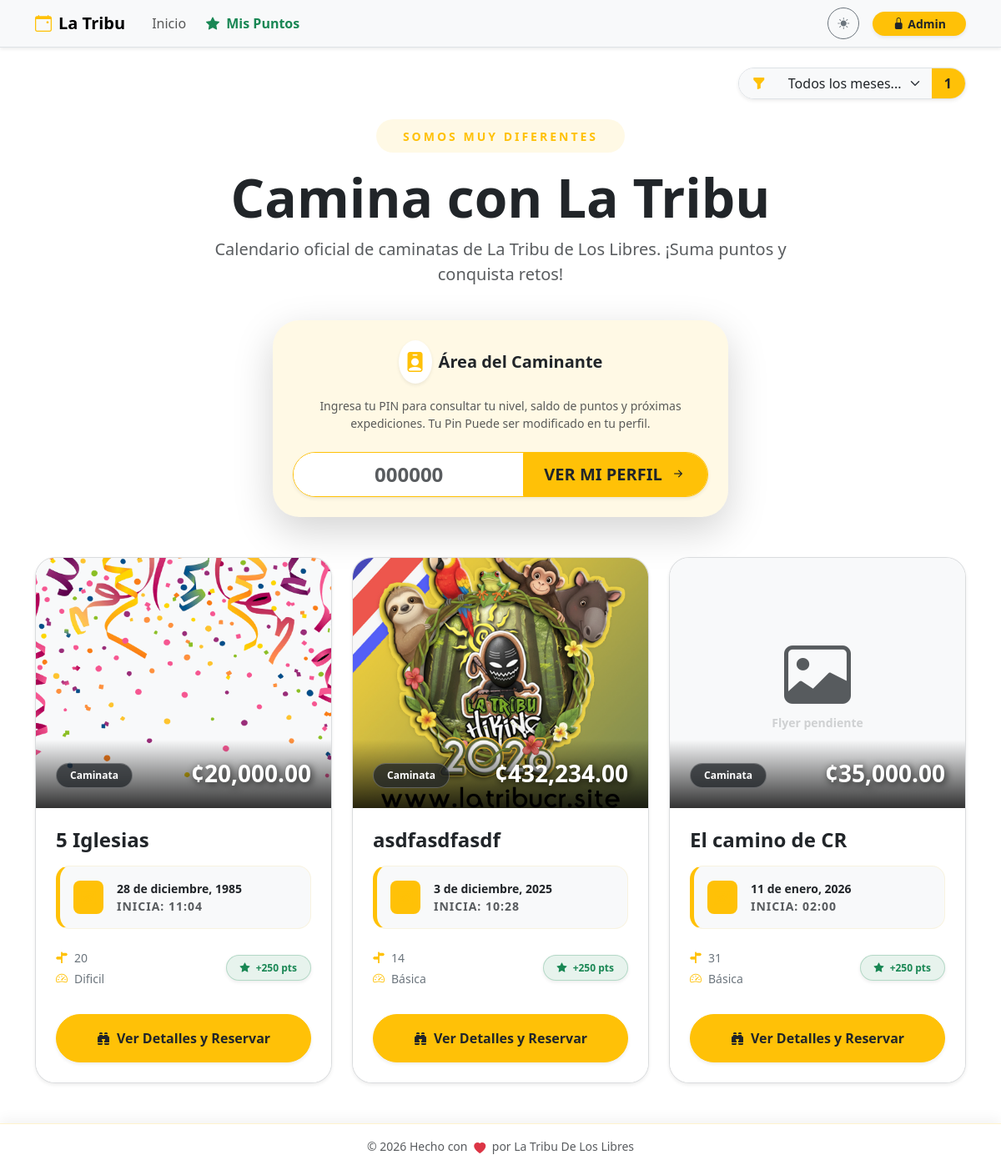
The page / on the database its author committed.
### db.py (models this page shows)
class Event(db.Model):
    __tablename__ = 'event'
    id = db.Column(db.Integer, primary_key=True)
    title = db.Column(db.String(100), nullable=False)
    flyer = db.Column(db.String(120)) # Nombre del archivo de imagen
    currency = db.Column(db.String(5), default='¢')
    price = db.Column(db.Float, nullable=False)
    reservation_fee = db.Column(db.String(50)) # Texto libre ej: "5000 colones"
    points_reward = db.Column(db.Integer, default=10) # Puntos que otorga
    activity_type = db.Column(db.String(50)) # Caminata, Camping, etc.
    difficulty = db.Column(db.String(50))
    distance = db.Column(db.String(50))
    duration_days = db.Column(db.Integer, default=1)
    event_date = db.Column(db.Date, nullable=False)
    end_date = db.Column(db.Date) # Para eventos de varios días
    departure_point = db.Column(db.String(150))
    departure_time = db.Column(db.String(20))
    pickup_point = db.Column(db.String(200))
    capacity = db.Column(db.Integer, default=0)
    description = db.Column(db.Text)
    status = db.Column(db.String(20), default='Activa') # Activa, Suspendido, Se Traslado
    moved_date = db.Column(db.Date) # Nueva fecha si se traslada
    bookings = db.relationship('Booking', backref='event', lazy=True, cascade="all, delete-orphan")

### app.py (the view)
@main_bp.route('/')
def home():
    search_month = request.args.get('search_month', type=int)
    query = Event.query
    if search_month:
        query = query.filter(extract('month', Event.event_date) == search_month)
    events = query.order_by(Event.event_date.asc()).all()
    return render_template('home.html', events=events)

### app.py (called while the page is built)
@app.before_request
def force_https():
    if request.headers.get('X-Forwarded-Proto') == 'http':
        url = request.url.replace('http://', 'https://', 1)
        return redirect(url, code=301)

### templates/home.html (shortened to what this page needs)
{% extends "base.html" %}
{% block content %}
{% set meses = ['', 'enero', 'febrero', 'marzo', 'abril', 'mayo', 'junio', 'julio', 'agosto', 'septiembre', 'octubre', 'noviembre', 'diciembre'] %}
<div class="row align-items-center mb-4 animate__animated animate__fadeIn">
    <div class="col-lg-12 text-center">
        <div class="d-inline-block p-2 bg-warning bg-opacity-10 rounded-pill mb-3">
            <span class="text-warning fw-bold small px-4 text-uppercase" style="letter-spacing: 3px;">Somos muy Diferentes</span>
        </div>
        <h1 class="display-3 fw-bold mb-0">Camina con La Tribu</h1>
        <p class="lead text-muted mt-2 mx-auto" style="max-width: 700px;">
            Calendario oficial de caminatas de La Tribu de Los Libres. ¡Suma puntos y conquista retos!
        </p>
    </div>
</div>
<div class="row justify-content-center mb-5 animate__animated animate__fadeInUp" style="animation-delay: 0.2s;">
    <div class="col-md-8 col-lg-6">
        <div class="card border-0 shadow-lg rounded-5 overflow-hidden position-relative">
            <div class="position-absolute top-0 start-0 w-100 h-100 bg-warning bg-opacity-10" style="z-index: 0;"></div>
            <div class="card-body p-4 text-center position-relative" style="z-index: 1;">
                <div class="d-flex justify-content-center align-items-center mb-3">
                    <div class="bg-white p-2 rounded-circle shadow-sm me-2 text-warning">
                        <i class="bi bi-person-badge-fill fs-4"></i>
                    </div>
                    <h5 class="fw-bold mb-0 text-dark">Área del Caminante</h5>
                </div>
                <p class="text-muted small mb-4">
                    Ingresa tu PIN para consultar tu nivel, saldo de puntos y próximas expediciones. Tu Pin Puede ser modificado en tu perfil.
                </p>
                <div class="input-group input-group-lg shadow-sm rounded-pill overflow-hidden border border-warning bg-white">
                    <input type="text" id="quickPinInput" class="form-control border-0 text-center fw-bold text-primary fs-4" placeholder="000000" maxlength="6" oninput="this.value = this.value.replace(/[^0-9]/g, '')">
                    <button class="btn btn-warning fw-bold text-dark px-4 transition-hover" type="button" onclick="goToProfileQuick()">
                        <span class="ver-text">VER </span>MI PERFIL <i class="bi bi-arrow-right-short ms-1"></i>
                    </button>
                </div>
            </div>
        </div>
    </div>
</div>
<div class="row g-4">
    {% if events %}
        {% for event in events %}
        <div class="col-md-6 col-lg-4">
            <div class="card h-100 shadow-sm border border-secondary border-opacity-25 overflow-hidden position-relative adventure-card animate__animated animate__fadeInUp" style="animation-delay: {{ loop.index0 * 0.1 }}s">
                <div class="card-img-container" style="height: 300px; background: var(--bs-tertiary-bg); position: relative; overflow: hidden;">
                    {% if event.flyer %}
                        <img src="{{ url_for('static', filename='uploads/flyers/' + event.flyer) }}"
                             class="card-img-top w-100 h-100 flyer-zoom"
                             style="object-fit: cover; cursor: pointer;"
                             alt="{{ event.title }}"
                             title="Clic para ver imagen completa"
                             onclick="showFullImage(this.src, this.alt)">
                    {% else %}
                        <div class="w-100 h-100 d-flex flex-column align-items-center justify-content-center text-muted">
                            <i class="bi bi-image display-1 opacity-10"></i>
                            <small class="fw-bold opacity-25">Flyer pendiente</small>
                        </div>
                    {% endif %}
                    <div class="price-overlay position-absolute bottom-0 start-0 w-100 p-4 d-flex justify-content-between align-items-end" style="background: linear-gradient(transparent, rgba(0,0,0,0.8)); pointer-events: none;">
                        <span class="badge bg-dark bg-opacity-75 text-white px-3 py-2 rounded-pill small border border-white border-opacity-25">{{ event.activity_type }}</span>
                        <div class="price-tag">
                            <span class="h3 fw-bold mb-0 text-white shadow-text">{{ event.currency }}{{ "{:,.2f}".format(event.price) }}</span>
                        </div>
                    </div>
                </div>
                <div class="card-body p-4">
                    <h4 class="card-title fw-bold mb-3 text-truncate-2 title-link">{{ event.title }}</h4>
                    <div class="mb-4 p-3 bg-body-tertiary rounded-4 small border border-warning border-opacity-10 ticket-date">
                        <div class="d-flex align-items-center">
                            <div class="bg-warning bg-opacity-20 p-2 rounded-3 me-3 text-warning">
                                <i class="bi bi-calendar3 h5 mb-0"></i>
                            </div>
                            <div>
                                <div class="fw-bold text-body">
                                    {% if event.duration_days > 1 %}
                                        Del {{ event.event_date.day }} al {{ event.end_date.day }} de {{ meses[event.end_date.month] }}
                                    {% else %}
                                        {{ event.event_date.day }} de {{ meses[event.event_date.month] }}, {{ event.event_date.year }}
                                    {% endif %}
                                </div>
                                <div class="x-small text-muted text-uppercase fw-bold" style="letter-spacing: 1px;">Inicia: {{ event.departure_time }}</div>
                            </div>
                        </div>
                    </div>
                    <div class="d-flex justify-content-between align-items-center mb-2">
                        <div class="d-flex flex-column gap-1 small text-secondary fw-medium card-meta-data">
                            <div><i class="bi bi-signpost-split-fill me-2 text-warning"></i>{{ event.distance or 'Por definir' }}</div>
                            <div><i class="bi bi-speedometer2 me-2 text-warning"></i>{{ event.difficulty }}</div>
                        </div>
                        <div class="text-end">
                            <span class="badge bg-success bg-opacity-10 text-success border border-success border-opacity-25 rounded-pill px-3 py-2 fw-bold shadow-sm points-badge" title="Recompensa por completar">
                                <i class="bi bi-star-fill me-1"></i> +{{ event.points_reward or 10 }} pts
                            </span>
                        </div>
                    </div>
                </div>
                <div class="card-footer bg-body border-0 p-4 pt-0">
                    <button class="btn btn-warning rounded-pill fw-bold py-3 shadow-sm w-100 text-dark transition-all btn-main-reserve" data-bs-toggle="modal" data-bs-target="#detailsModal{{ event.id }}">
                        <i class="bi bi-binoculars-fill me-2"></i>Ver Detalles y Reservar
                    </button>
                </div>
            </div>
        </div>
        {% endfor %}
    {% endif %}
</div>
<link rel="stylesheet" href="https://cdnjs.cloudflare.com/ajax/libs/animate.css/4.1.1/animate.min.css"/>
{% endblock %}

### templates/base.html (style rules this page uses)
body { padding-bottom: 80px; min-height: 100vh; display: flex; flex-direction: column; transition: background-color 0.3s ease, color 0.3s ease; }
.nav-link, .btn { transition: all 0.2s ease-in-out; }

### templates/home.html (style rules this page uses)
.adventure-card { transition: all 0.4s cubic-bezier(0.175, 0.885, 0.32, 1.275); border-radius: 1.5rem !important; background: #ffffff; }
.flyer-zoom { transition: transform 0.8s ease; }
.shadow-text { text-shadow: 2px 2px 8px rgba(0,0,0,0.8); }
.ticket-date { border-left: 5px solid #ffc107 !important; }
.text-truncate-2 { display: -webkit-box; -webkit-line-clamp: 2; -webkit-box-orient: vertical; overflow: hidden; }

### rows shown on the page
Event: flyer (picture), title "5 Iglesias", event_date.day "28", event_date "diciembre", event_date.year "1985", departure_time "11:04", distance "20", difficulty "Dificil", points_reward "250"
Event: flyer (picture), title "asdfasdfasdf", event_date.day "3", event_date "diciembre", event_date.year "2025", departure_time "10:28", distance "14", difficulty "Básica", points_reward "250"
Event: shows "Flyer pendiente", activity_type "Caminata", currency "¢", price "35,000.00", title "El camino de CR", event_date.day "11", event_date "enero", event_date.year "2026", departure_time "02:00", distance "31", difficulty "Básica", points_reward "250"

### other values the page prints
{{ month_activity_count|default(0) }} "1"
